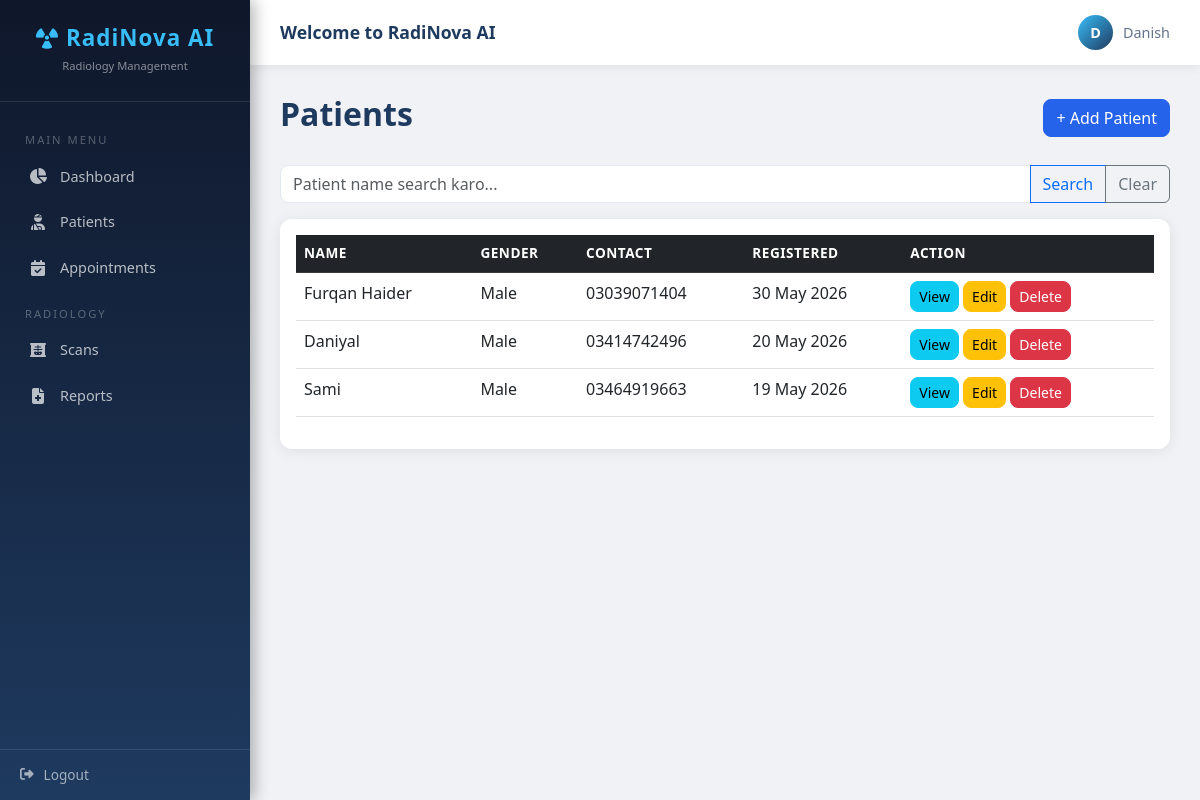
The app's page /patients/ with its own data.
### patients/models.py (models this page shows, shortened)
class Patient(models.Model):
    GENDER_CHOICES = [
        ('Male', 'Male'),
        ('Female', 'Female'),
        ('Other', 'Other'),
    ]
    full_name = models.CharField(max_length=200)
    date_of_birth = models.DateField()
    gender = models.CharField(max_length=10, choices=GENDER_CHOICES)
    contact_number = models.CharField(max_length=20)
    medical_history = models.TextField(blank=True)
    created_at = models.DateTimeField(auto_now_add=True)

### patients/views.py (the view)
# urls.py: path('', views.patients_list, name='patients_list'),
def patients_list(request):
    query = request.GET.get('q', '')
    if query:
        patients = Patient.objects.filter(full_name__icontains=query)
    else:
        patients = Patient.objects.all().order_by('-created_at')
    return render(request, 'patients_list.html', {'patients': patients})

### templates/patients_list.html
{% extends 'base.html' %}
{% block content %}
<div class='d-flex justify-content-between align-items-center mb-4'>
<h2>Patients</h2>
<a href='/patients/add/' class='btn btn-primary'>+ Add Patient</a>
</div>
<form method='get' class='mb-3'>
<div class='input-group'>
<input type='text' name='q' value='{{ query }}' class='form-control' placeholder='Patient name search karo...'>
<button type='submit' class='btn btn-outline-primary'>Search</button>
<a href='/patients/' class='btn btn-outline-secondary'>Clear</a>
</div>
</form>
<div class='card'><div class='card-body'>
<table class='table table-hover'>
<thead class='table-dark'>
<tr><th>Name</th><th>Gender</th><th>Contact</th><th>Registered</th><th>Action</th></tr>
</thead>
<tbody>
{% for patient in patients %}
<tr>
<td>{{ patient.full_name }}</td>
<td>{{ patient.gender }}</td>
<td>{{ patient.contact_number }}</td>
<td>{{ patient.created_at|date:'d M Y' }}</td>
<td>
<a href='/patients/{{ patient.id }}/' class='btn btn-sm btn-info'>View</a>
<a href='/patients/{{ patient.id }}/edit/' class='btn btn-sm btn-warning'>Edit</a>
<a href='/patients/{{ patient.id }}/delete/' class='btn btn-sm btn-danger' onclick="return confirm('Delete karen?')">Delete</a>
</td>
</tr>
{% empty %}
<tr><td colspan='5' class='text-center'>Koi patient nahi mila</td></tr>
{% endfor %}
</tbody>
</table>
</div></div>
{% endblock %}

### templates/base.html (style rules this page uses)
* { margin: 0; padding: 0; box-sizing: border-box; }
body { font-family: 'Segoe UI', sans-serif; background: #f0f2f5; }
.card { border: none; border-radius: 12px; box-shadow: 0 2px 15px rgba(0,0,0,0.08); margin-bottom: 20px; }
.btn-primary { background: #2563eb; border-color: #2563eb; border-radius: 8px; }
.btn-danger { border-radius: 8px; }
.btn-warning { border-radius: 8px; }
.btn-info { border-radius: 8px; }
.table thead th { font-size: 0.85rem; text-transform: uppercase; letter-spacing: 0.5px; }
.form-control, .form-select { border-radius: 8px; border: 1px solid #e2e8f0; }
h2 { color: #1e3a5f; font-weight: 700; }

### records on screen
Patient: full_name "Furqan Haider", gender "Male", contact_number "03039071404", created_at "30 May 2026"
Patient: full_name "Daniyal", gender "Male", contact_number "03414742496", created_at "20 May 2026"
Patient: full_name "Sami", gender "Male", contact_number "03464919663", created_at "19 May 2026"
